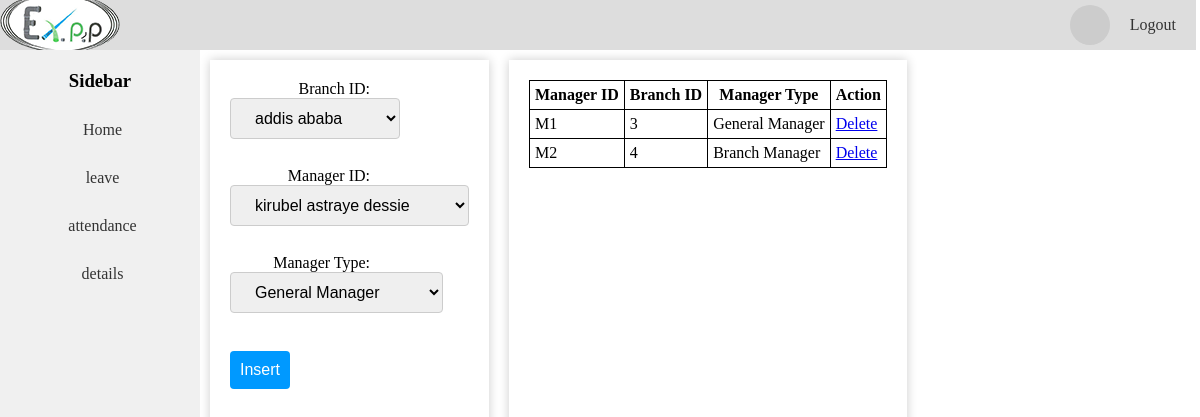
Page /branchmanager.php on the earlier database version.
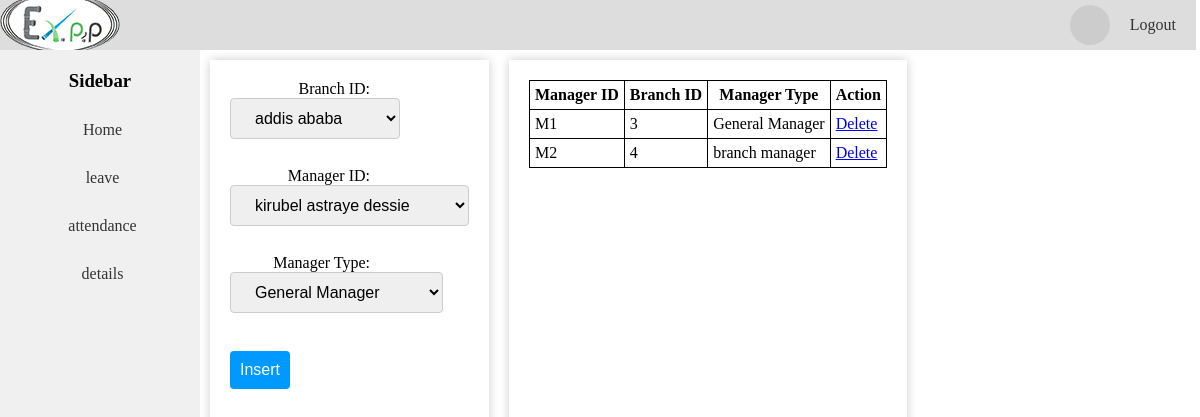
Same page on the later database version.
### tables this page shows
CREATE TABLE `branchmanager` (
  `managerID` varchar(255) NOT NULL,
  `branchID` int(11) NOT NULL,
  `managertype` varchar(25) NOT NULL
);

### branchmanager.php (the view, shortened to what this page needs)
<!DOCTYPE html>
<html>
<head>
</head>
<body>
<div class="page-container">
  <?php include 'header.php'; ?>
  <div class="content-container">
  <div class="sidebar">
    <h3>Sidebar</h3>
    <a href="employeedashboard.php">Home</a>
    <a href="employeeleave.php">leave</a>
    <a class="active"href="employeeattendance.php">attendance</a>
    <a href="employee.php">details</a>
  </div>
<div class="container">
    <form id="form" action="fillbranchmanager.php" method="post">
        <label for="branchID">Branch ID:</label><br>
        <select id="branchID" name="branchID">
          <?php
require_once "connection.php";
$sql = "SELECT branchID, branchname FROM branch";
$stmt = $conn->prepare($sql);
$stmt->execute();
$stmt->bind_result($id, $name);
while ($stmt->fetch()) {
    echo "<option value='$id'>$name</option>";
}
?>
</select><br><br>
<label for="managerID">Manager ID:</label><br>
<select id="managerID" name="managerID">
    <?php
    $sql = "SELECT managerID, CONCAT(firstname, ' ', middlename, ' ', lastname) as name FROM manager";
    $stmt = $conn->prepare($sql);
    $stmt->execute();
    $stmt->bind_result($id, $name);
    while ($stmt->fetch()) {
        echo "<option value='$id'>$name</option>";
    }
    ?>
</select><br><br>
<label for="managertype">Manager Type:</label><br>
<select id="managertype" name="managertype">
    <option value="General Manager">General Manager</option>
</select><br><br>
<input type="submit" name="insert" value="Insert">
</form>
</div>
<div class="container">
<!DOCTYPE html>
<html>
<head>
</head>
<body>
	<?php
	$sql = "SELECT * FROM branchmanager";
	$result = mysqli_query($conn, $sql);
	if (mysqli_num_rows($result) > 0) {
		echo "<table>";
		echo "<tr><th>Manager ID</th><th>Branch ID</th><th>Manager Type</th><th>Action</th></tr>";
		while ($row = mysqli_fetch_assoc($result)) {
			echo "<tr>";
			echo "<td>" . $row['managerID'] . "</td>";
			echo "<td>" . $row['branchID'] . "</td>";
			echo "<td>" . $row['managertype'] . "</td>";
			echo "<td><a href='?delete=1&managerID=" . $row['managerID'] . "&branchID=" . $row['branchID'] . "&managertype=" . $row['managertype'] . "'>Delete</a></td>";
			echo "</tr>";
		}
		echo "</table>";
	} else {
		echo "<p>No records found</p>";
	}
	?>
</body>
</html>
    </div>
    </div>
    </div>
</body>
</html>

Differences in the rows shown:
changed branchmanager: managertype "Branch Manager" → "branch manager"
